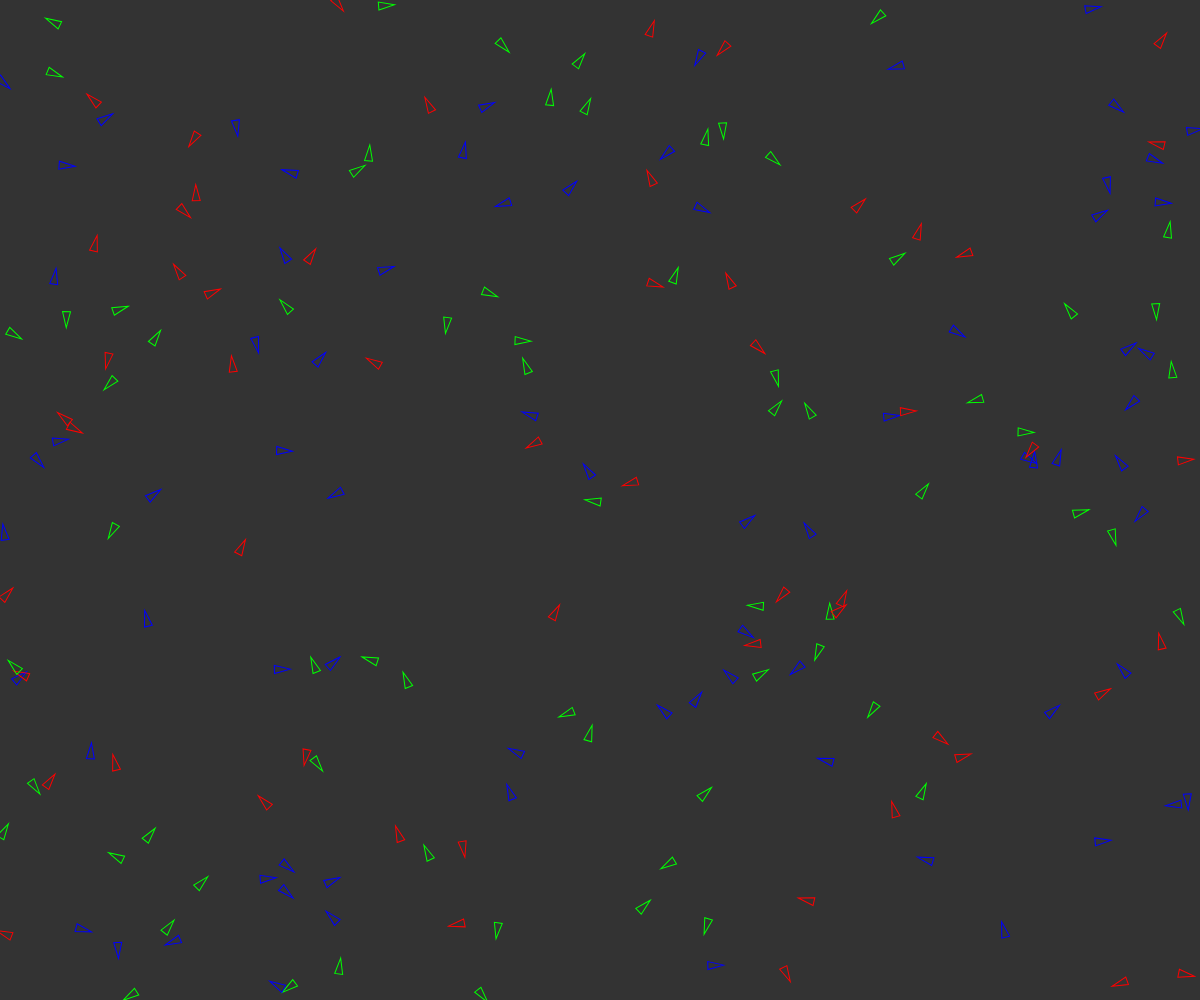
Frame 1 (no input)
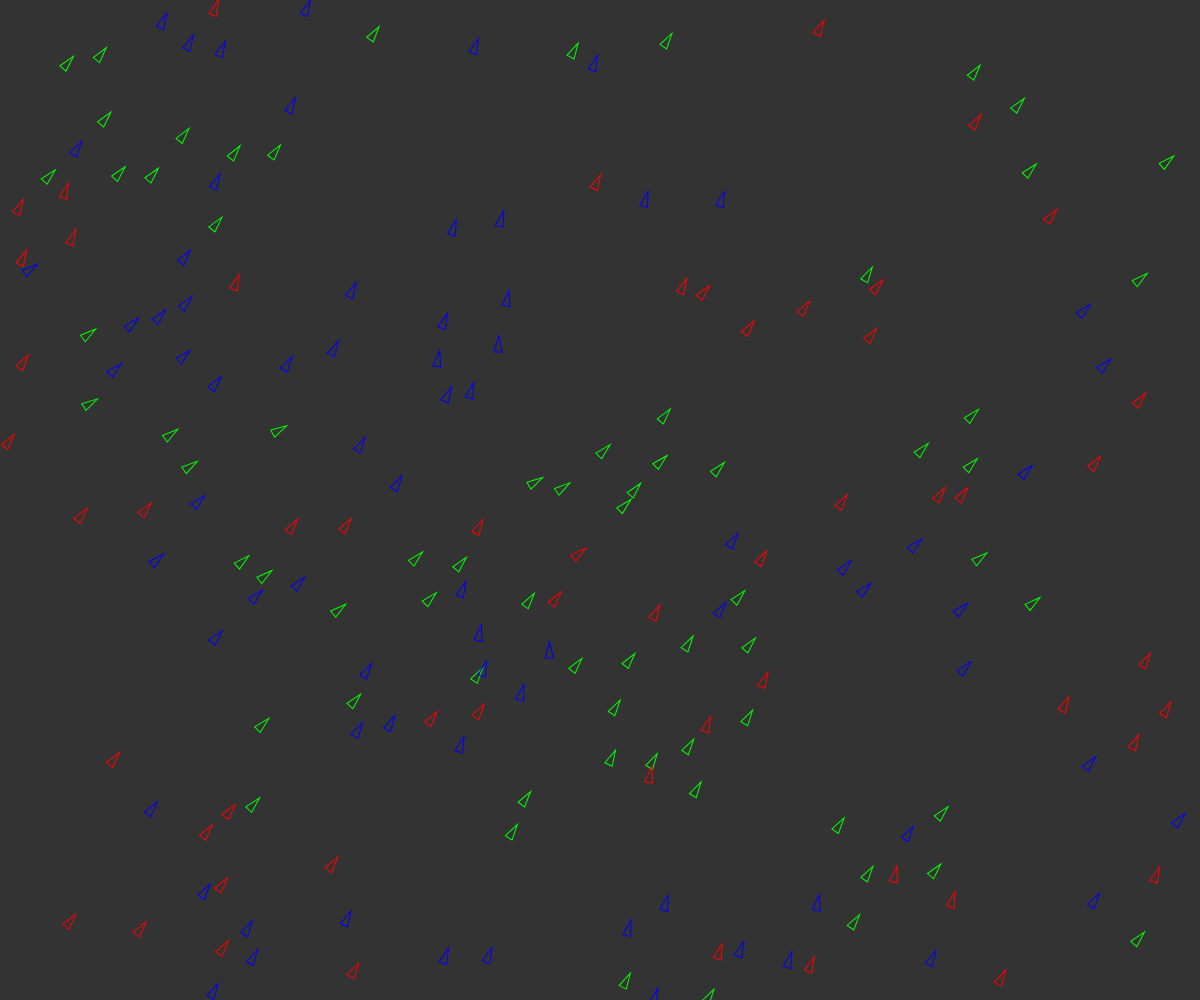
Frame 60 (no input)
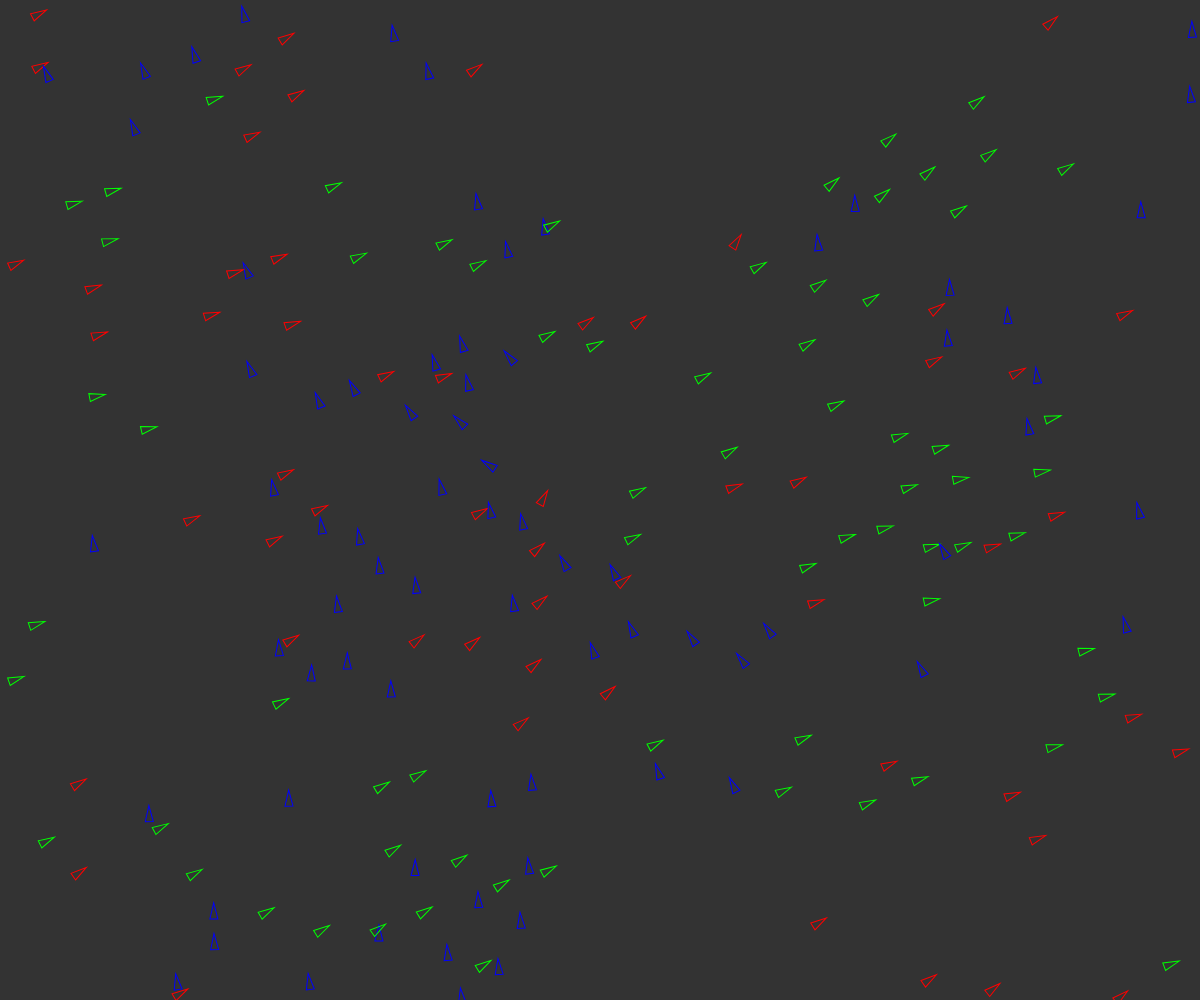
Frame 120 (the mouse pressed at the canvas centre since frame 60)

The p5.js sketch that drew these frames (run headless with seeded random() and noise() and a simulated clock; from frame 60 on, the mouse is pressed at the canvas centre):

// p5.js sketch
// ── sketch.js
let flock, b1, b2;

function setup() {
    createCanvas(windowWidth, windowHeight);
    flock = new Flock(200);
}

function draw() {
    background(51);

    flock.update();
}
// ── boid.js
colors = [{
        "r": 255,
        "g": 0,
        "b": 0,
    },
    {
        "r": 0,
        "g": 255,
        "b": 0,
    },
    {
        "r": 0,
        "g": 0,
        "b": 255,
    }
];

const delta = (a1, a2, aMax) => {
    // console.log(a1,a2,aMax);
    let d = min(abs(a1 - a2), abs(abs(a2 - a1) - aMax));
    return d;
}

const distance = (pos1, pos2) => {
    let x = delta(pos1.x, pos2.x, width);
    let y = delta(pos1.y, pos2.y, height);
    return sqrt(x * x + y * y);
}

// Environment properties
const maxForce = 0.5;
const maxSpeed = 8;
const flockRadius = 1000;
const desiredSeparation = 50;

class Boid {
    constructor(x, y) {
        // Physical properties
        this.position = createVector(x, y);
        this.r = 4;
        this.velocity = createVector(random(-1, 1), random(-1, 1));
        this.velocity.setMag(random(2, 4));
        this.acceleration = createVector();
        this.color = colors[floor(random() * colors.length)];
    }

    run() {
        this.update();
        this.edges();
        this.show();
    }

    edges() {
        if (this.position.x + this.r > width) {
            this.position.x = this.r;
        } else if (this.position.x <= this.r) {
            this.position.x = width - this.r;
        }
        if (this.position.y + this.r > height) {
            this.position.y = this.r;
        } else if (this.position.y <= this.r) {
            this.position.y = height - this.r;
        }
    }

    update() {
        this.velocity.add(this.acceleration);
        this.velocity.limit(maxSpeed);

        this.position.add(this.velocity);

        this.acceleration.mult(0);
    }

    flock(boids) {
        let alignForce = this.align(boids);
        let cohesionForce = this.cohesion(boids);
        let sepForce = this.separation(boids);

        this.acceleration.add(alignForce);
        this.acceleration.add(cohesionForce);
        this.acceleration.add(sepForce);
    }

    align(boids) {
        let avg = createVector(0, 0);
        let count = 0;
        for (let other of boids) {
            let d = distance(this.position, other.position);
            if ((d > 0) && (d < flockRadius) && this.color == other.color) {
                avg.add(other.velocity);
                count++;
            }
        }
        if (count > 0) {
            avg.div(count);
            return this.seek(avg);
        } else {
            return createVector(0, 0);
        }
    }

    separation(boids) {
        let steer = createVector(0, 0);
        let count = 0;
        for (let other of boids) {
            let d = distance(this.position, other.position)
            let sep = this.minSep(other);
            if (this.collision(other)) {
                sep *= 5;
            }
            if ((d > 0) && (d < sep)) {
                let diff = p5.Vector.sub(this.position, other.position);
                diff.normalize();
                diff.div(d);
                steer.add(diff);
                count++;
            }
        }
        if (count > 0) {
            steer.div(count);
        }

        if (steer.mag() > 0) {
            // Steering = Desired - Velocity
            return this.seek(steer);
        }
        return steer;
    }

    cohesion(boids) {
        let avg = createVector(0, 0);
        let count = 0;
        for (let other of boids) {
            let d = distance(this.position, other.position);

            if ((d > 0) && (d < flockRadius) && this.color == other.color) {
                avg.add(other.position);
                count++;
            }
        }
        if (count > 0) {
            avg.div(count);
            avg.sub(this.position);
            return this.seek(avg);
        } else {
            return createVector(0, 0);
        }
    }

    minSep(target) {
        if (this.color != target.color) {
            return desiredSeparation * 15;
        }
        return desiredSeparation;
    }

    seek(target) {
        target.normalize();
        target.mult(maxSpeed);
        target = p5.Vector.sub(target, this.velocity);
        target.limit(maxForce);
        return target;
    }

    collision(target) {
        if (distance(target.position, this.position) < this.r) {
            return true;
        } 
        return false;
    }

    show() {
        stroke(this.color["r"], this.color["g"], this.color["b"]);
        noFill();
        let theta = this.velocity.heading() + PI / 2;
        push();
        translate(this.position.x, this.position.y);
        rotate(theta);
        beginShape();
        vertex(0, -this.r * 2);
        vertex(-this.r, this.r * 2);
        vertex(this.r, this.r * 2);
        endShape(CLOSE);
        pop();
    }
}
// ── flock.js
class Flock {
    constructor(n) {
        this.size = n;
        this.boids = [];
        for (let i = 0; i < this.size; i++) {
            this.boids.push(new Boid(random() * width, random() * height));
        }
    }

    update() {
        let copy = this.boids
        for (let boid of copy) {
            boid.flock(copy);
        }
        this.boids = copy;
        for (let boid of this.boids) {
            boid.run();
        }
    }
}
